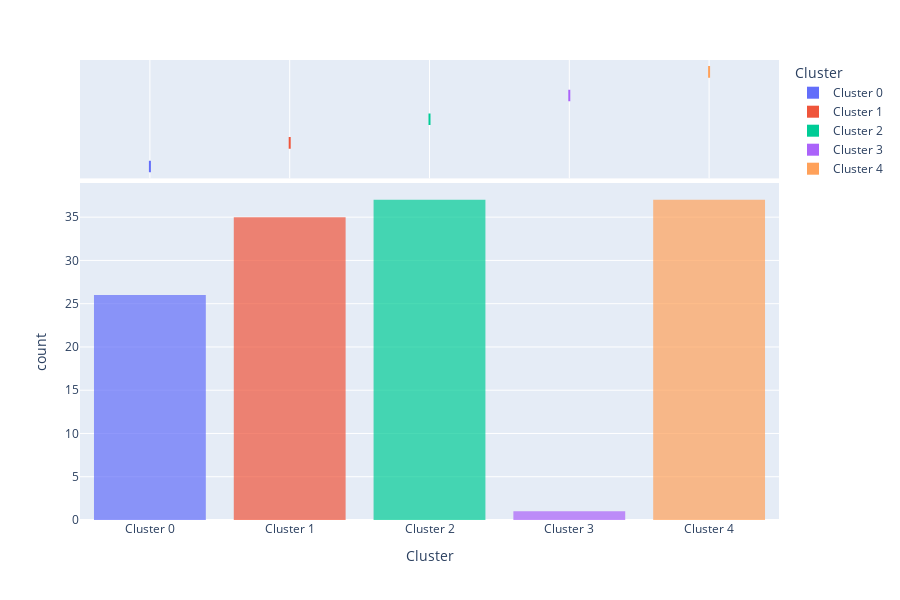

The notebook cell saved with this chart:
### Code cell
plot_model(model_kmeans, plot = 'distribution')

### Figure 1 — Plotly figure (JSON) as saved in the notebook; plotly's stock layout.template omitted (floating-point values rounded to 4 significant figures; data arrays with more than 128 entries replaced by an {"elided": "..."} marker saying what was removed)
{"data": [{"alignmentgroup": "True", "bingroup": "x", "hovertemplate": "Cluster=%{x}<br>count=%{y}<extra></extra>", "legendgroup": "Cluster 0", "marker": {"color": "#636efa", "opacity": 0.7, "pattern": {"shape": ""}}, "name": "Cluster 0", "offsetgroup": "Cluster 0", "orientation": "v", "showlegend": true, "type": "histogram", "x": ["Cluster 0", "Cluster 0", "Cluster 0", "Cluster 0", "Cluster 0", "Cluster 0", "Cluster 0", "Cluster 0", "Cluster 0", "Cluster 0", "Cluster 0", "Cluster 0", "Cluster 0", "Cluster 0", "Cluster 0", "Cluster 0", "Cluster 0", "Cluster 0", "Cluster 0", "Cluster 0", "Cluster 0", "Cluster 0", "Cluster 0", "Cluster 0", "Cluster 0", "Cluster 0"], "xaxis": "x", "yaxis": "y"}, {"alignmentgroup": "True", "customdata": {"elided": "26x7 mixed values"}, "hovertemplate": "Cluster=%{x}<br>Codigo distrito=%{customdata[0]}<br>Nombre tipo zona=%{customdata[1]}<br>Nit cliente-sucursal=%{customdata[2]}<br>Recency=%{customdata[3]}<br>Monetary=%{customdata[4]}<br>Frequency=%{customdata[5]}<br>Distrito-Nombretipozona=%{customdata[6]}<extra></extra>", "legendgroup": "Cluster 0", "marker": {"color": "#636efa"}, "name": "Cluster 0", "notched": true, "offsetgroup": "Cluster 0", "showlegend": false, "type": "box", "x": ["Cluster 0", "Cluster 0", "Cluster 0", "Cluster 0", "Cluster 0", "Cluster 0", "Cluster 0", "Cluster 0", "Cluster 0", "Cluster 0", "Cluster 0", "Cluster 0", "Cluster 0", "Cluster 0", "Cluster 0", "Cluster 0", "Cluster 0", "Cluster 0", "Cluster 0", "Cluster 0", "Cluster 0", "Cluster 0", "Cluster 0", "Cluster 0", "Cluster 0", "Cluster 0"], "xaxis": "x2", "yaxis": "y2"}, {"alignmentgroup": "True", "bingroup": "x", "hovertemplate": "Cluster=%{x}<br>count=%{y}<extra></extra>", "legendgroup": "Cluster 1", "marker": {"color": "#EF553B", "opacity": 0.7, "pattern": {"shape": ""}}, "name": "Cluster 1", "offsetgroup": "Cluster 1", "orientation": "v", "showlegend": true, "type": "histogram", "x": ["Cluster 1", "Cluster 1", "Cluster 1", "Cluster 1", "Cluster 1", "Cluster 1", "Cluster 1", "Cluster 1", "Cluster 1", "Cluster 1", "Cluster 1", "Cluster 1", "Cluster 1", "Cluster 1", "Cluster 1", "Cluster 1", "Cluster 1", "Cluster 1", "Cluster 1", "Cluster 1", "Cluster 1", "Cluster 1", "Cluster 1", "Cluster 1", "Cluster 1", "Cluster 1", "Cluster 1", "Cluster 1", "Cluster 1", "Cluster 1", "Cluster 1", "Cluster 1", "Cluster 1", "Cluster 1", "Cluster 1"], "xaxis": "x", "yaxis": "y"}, {"alignmentgroup": "True", "customdata": {"elided": "35x7 mixed values"}, "hovertemplate": "Cluster=%{x}<br>Codigo distrito=%{customdata[0]}<br>Nombre tipo zona=%{customdata[1]}<br>Nit cliente-sucursal=%{customdata[2]}<br>Recency=%{customdata[3]}<br>Monetary=%{customdata[4]}<br>Frequency=%{customdata[5]}<br>Distrito-Nombretipozona=%{customdata[6]}<extra></extra>", "legendgroup": "Cluster 1", "marker": {"color": "#EF553B"}, "name": "Cluster 1", "notched": true, "offsetgroup": "Cluster 1", "showlegend": false, "type": "box", "x": ["Cluster 1", "Cluster 1", "Cluster 1", "Cluster 1", "Cluster 1", "Cluster 1", "Cluster 1", "Cluster 1", "Cluster 1", "Cluster 1", "Cluster 1", "Cluster 1", "Cluster 1", "Cluster 1", "Cluster 1", "Cluster 1", "Cluster 1", "Cluster 1", "Cluster 1", "Cluster 1", "Cluster 1", "Cluster 1", "Cluster 1", "Cluster 1", "Cluster 1", "Cluster 1", "Cluster 1", "Cluster 1", "Cluster 1", "Cluster 1", "Cluster 1", "Cluster 1", "Cluster 1", "Cluster 1", "Cluster 1"], "xaxis": "x2", "yaxis": "y2"}, {"alignmentgroup": "True", "bingroup": "x", "hovertemplate": "Cluster=%{x}<br>count=%{y}<extra></extra>", "legendgroup": "Cluster 2", "marker": {"color": "#00cc96", "opacity": 0.7, "pattern": {"shape": ""}}, "name": "Cluster 2", "offsetgroup": "Cluster 2", "orientation": "v", "showlegend": true, "type": "histogram", "x": ["Cluster 2", "Cluster 2", "Cluster 2", "Cluster 2", "Cluster 2", "Cluster 2", "Cluster 2", "Cluster 2", "Cluster 2", "Cluster 2", "Cluster 2", "Cluster 2", "Cluster 2", "Cluster 2", "Cluster 2", "Cluster 2", "Cluster 2", "Cluster 2", "Cluster 2", "Cluster 2", "Cluster 2", "Cluster 2", "Cluster 2", "Cluster 2", "Cluster 2", "Cluster 2", "Cluster 2", "Cluster 2", "Cluster 2", "Cluster 2", "Cluster 2", "Cluster 2", "Cluster 2", "Cluster 2", "Cluster 2", "Cluster 2", "Cluster 2"], "xaxis": "x", "yaxis": "y"}, {"alignmentgroup": "True", "customdata": {"elided": "37x7 mixed values"}, "hovertemplate": "Cluster=%{x}<br>Codigo distrito=%{customdata[0]}<br>Nombre tipo zona=%{customdata[1]}<br>Nit cliente-sucursal=%{customdata[2]}<br>Recency=%{customdata[3]}<br>Monetary=%{customdata[4]}<br>Frequency=%{customdata[5]}<br>Distrito-Nombretipozona=%{customdata[6]}<extra></extra>", "legendgroup": "Cluster 2", "marker": {"color": "#00cc96"}, "name": "Cluster 2", "notched": true, "offsetgroup": "Cluster 2", "showlegend": false, "type": "box", "x": ["Cluster 2", "Cluster 2", "Cluster 2", "Cluster 2", "Cluster 2", "Cluster 2", "Cluster 2", "Cluster 2", "Cluster 2", "Cluster 2", "Cluster 2", "Cluster 2", "Cluster 2", "Cluster 2", "Cluster 2", "Cluster 2", "Cluster 2", "Cluster 2", "Cluster 2", "Cluster 2", "Cluster 2", "Cluster 2", "Cluster 2", "Cluster 2", "Cluster 2", "Cluster 2", "Cluster 2", "Cluster 2", "Cluster 2", "Cluster 2", "Cluster 2", "Cluster 2", "Cluster 2", "Cluster 2", "Cluster 2", "Cluster 2", "Cluster 2"], "xaxis": "x2", "yaxis": "y2"}, {"alignmentgroup": "True", "bingroup": "x", "hovertemplate": "Cluster=%{x}<br>count=%{y}<extra></extra>", "legendgroup": "Cluster 3", "marker": {"color": "#ab63fa", "opacity": 0.7, "pattern": {"shape": ""}}, "name": "Cluster 3", "offsetgroup": "Cluster 3", "orientation": "v", "showlegend": true, "type": "histogram", "x": ["Cluster 3"], "xaxis": "x", "yaxis": "y"}, {"alignmentgroup": "True", "customdata": [[90, "Mayorista", "809011022-1", 24, 24, 24, "90-Mayorista"]], "hovertemplate": "Cluster=%{x}<br>Codigo distrito=%{customdata[0]}<br>Nombre tipo zona=%{customdata[1]}<br>Nit cliente-sucursal=%{customdata[2]}<br>Recency=%{customdata[3]}<br>Monetary=%{customdata[4]}<br>Frequency=%{customdata[5]}<br>Distrito-Nombretipozona=%{customdata[6]}<extra></extra>", "legendgroup": "Cluster 3", "marker": {"color": "#ab63fa"}, "name": "Cluster 3", "notched": true, "offsetgroup": "Cluster 3", "showlegend": false, "type": "box", "x": ["Cluster 3"], "xaxis": "x2", "yaxis": "y2"}, {"alignmentgroup": "True", "bingroup": "x", "hovertemplate": "Cluster=%{x}<br>count=%{y}<extra></extra>", "legendgroup": "Cluster 4", "marker": {"color": "#FFA15A", "opacity": 0.7, "pattern": {"shape": ""}}, "name": "Cluster 4", "offsetgroup": "Cluster 4", "orientation": "v", "showlegend": true, "type": "histogram", "x": ["Cluster 4", "Cluster 4", "Cluster 4", "Cluster 4", "Cluster 4", "Cluster 4", "Cluster 4", "Cluster 4", "Cluster 4", "Cluster 4", "Cluster 4", "Cluster 4", "Cluster 4", "Cluster 4", "Cluster 4", "Cluster 4", "Cluster 4", "Cluster 4", "Cluster 4", "Cluster 4", "Cluster 4", "Cluster 4", "Cluster 4", "Cluster 4", "Cluster 4", "Cluster 4", "Cluster 4", "Cluster 4", "Cluster 4", "Cluster 4", "Cluster 4", "Cluster 4", "Cluster 4", "Cluster 4", "Cluster 4", "Cluster 4", "Cluster 4"], "xaxis": "x", "yaxis": "y"}, {"alignmentgroup": "True", "customdata": {"elided": "37x7 mixed values"}, "hovertemplate": "Cluster=%{x}<br>Codigo distrito=%{customdata[0]}<br>Nombre tipo zona=%{customdata[1]}<br>Nit cliente-sucursal=%{customdata[2]}<br>Recency=%{customdata[3]}<br>Monetary=%{customdata[4]}<br>Frequency=%{customdata[5]}<br>Distrito-Nombretipozona=%{customdata[6]}<extra></extra>", "legendgroup": "Cluster 4", "marker": {"color": "#FFA15A"}, "name": "Cluster 4", "notched": true, "offsetgroup": "Cluster 4", "showlegend": false, "type": "box", "x": ["Cluster 4", "Cluster 4", "Cluster 4", "Cluster 4", "Cluster 4", "Cluster 4", "Cluster 4", "Cluster 4", "Cluster 4", "Cluster 4", "Cluster 4", "Cluster 4", "Cluster 4", "Cluster 4", "Cluster 4", "Cluster 4", "Cluster 4", "Cluster 4", "Cluster 4", "Cluster 4", "Cluster 4", "Cluster 4", "Cluster 4", "Cluster 4", "Cluster 4", "Cluster 4", "Cluster 4", "Cluster 4", "Cluster 4", "Cluster 4", "Cluster 4", "Cluster 4", "Cluster 4", "Cluster 4", "Cluster 4", "Cluster 4", "Cluster 4"], "xaxis": "x2", "yaxis": "y2"}], "layout": {"barmode": "relative", "height": 600, "legend": {"title": {"text": "Cluster"}, "tracegroupgap": 0}, "margin": {"t": 60}, "xaxis": {"anchor": "y", "categoryarray": ["Cluster 0", "Cluster 1", "Cluster 2", "Cluster 3", "Cluster 4"], "categoryorder": "array", "domain": [0, 1], "title": {"text": "Cluster"}}, "xaxis2": {"anchor": "y2", "domain": [0, 1], "matches": "x", "showgrid": true, "showticklabels": false}, "yaxis": {"anchor": "x", "domain": [0, 0.7326], "title": {"text": "count"}}, "yaxis2": {"anchor": "x2", "domain": [0.7426, 1], "matches": "y2", "showgrid": false, "showline": false, "showticklabels": false, "ticks": ""}}}
